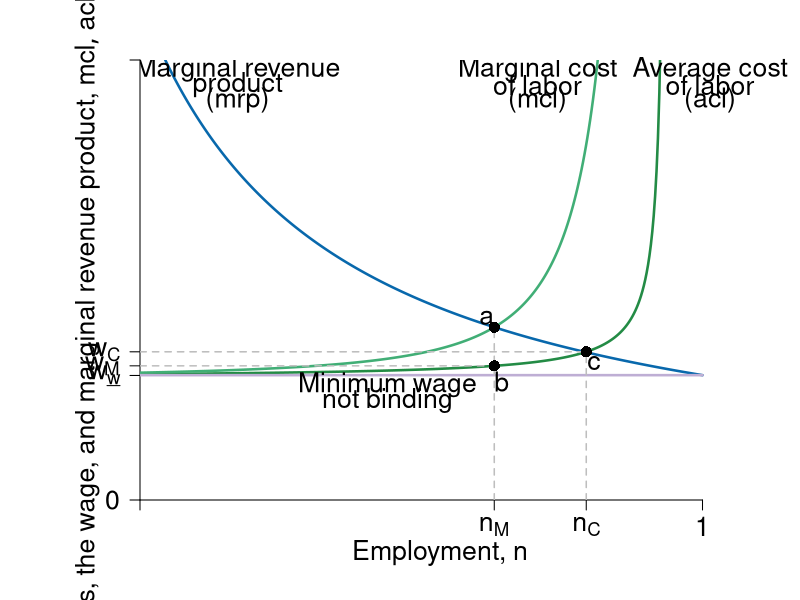
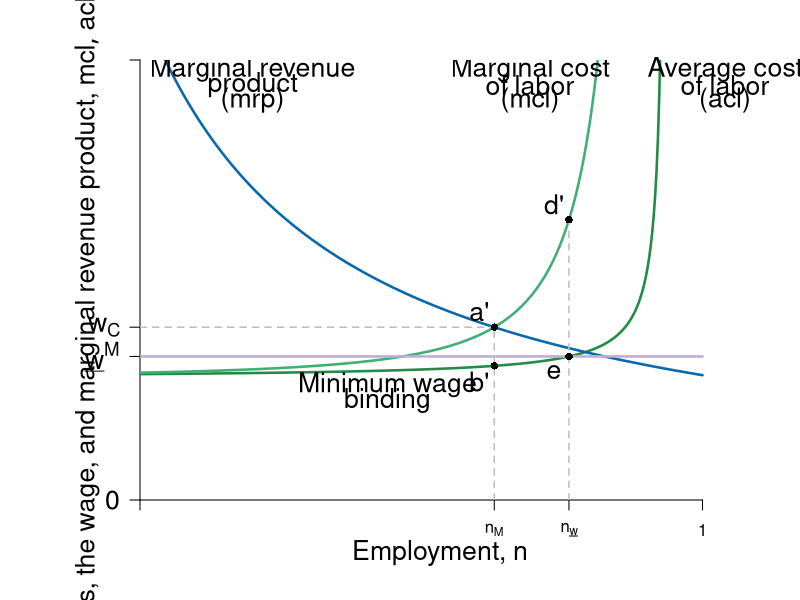
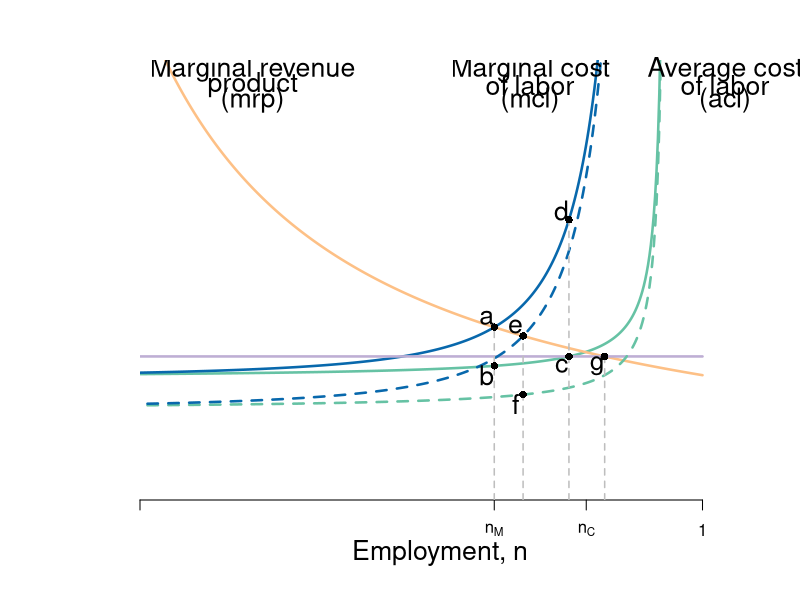

The R script that drew these images, in order:
require(shape, rootSolve)

#define functions
Delta <- function(n,v=0.05){
  1-v*n / (1-n)
}

ACL <- function(n, a = 1, tau = 0.5, v = 0.05, b = 2, s = 0) {
  a / ( tau * Delta(n,v) ) + b - s
}


MCL <- function(n,a=1,tau = 0.5 , v = 0.05, b = 2, s= 0) {
  d_Delta <- function(n,v= 0.05){
    -v/(1-n)^2
  }
  d_ACL <- function(n,a=1,tau = 0.5 , v = 0.05, b = 2, s= 0){
    - a*d_Delta(n,v) / (tau * Delta(n,v)^2)
  }
  ACL(n,a,tau,v,b,s) + n * d_ACL(n, a,tau, v, b, s)
}

MRP<-function(n){
  4/n
}
# solve the level of employment in different setting.
employment <- function(a=1,tau = 0.5 , v = 0.05, b = 2, s = 0, min = FALSE){
  ## return the employment level
  ## The four cases: 
  ## No EITC, no min wage:  employment()
  ## No EITC, min = 4.6: employment(min =  4.6)
  ## EITC, no min wage: employment(s=1)
  ## EITC, min = 4.6: employment(min = 4.6, s = 1)
  nmax <- 1/(1+v)-0.001
  if (min == FALSE){
    n <- uniroot(MRP_eq_MCL(n,a,tau,v,b,s),c(0.0001,nmax))$root
  } else{
    n1 <- uniroot(MRP_eq_min(n, min),c(0.0001,nmax))$root
    n2 <- uniroot(ACL_eq_min(n, a, tau, v, b, s, min),c(0.0001,nmax))$root
    n <- min(n1,n2)
  }
  return(n)
}

MRP_eq_MCL <- function(n,a=1,tau = 0.5 , v = 0.05, b = 2, s = 0){
  equation <- function(n){
    MRP(n) - MCL(n,a,tau,v, b, s)
  }
}
ACL_eq_min <- function(n, a = 1, tau = 0.5, v = 0.05, b = 2, s = 0, min = 4.6){
  equation<-function(n){
    ACL(n,a,tau,v,b,s)-min
  }
}
MRP_eq_min <- function(n,min=4.6){
  equation <- function(n){
    MRP(n) - min
  }
}
Min <- function(n, min = 4.6){
  min*n/n
}

#Set parameters for graphics
axislabelsize <- 1.6
graphlinewidth <- 2.5
segmentlinewidth <- 1.5

COL <- c("#7fc97f", "#beaed4", "#fdc086", "#ffff99", "#386cb0", "#f0027f", "#bf5b17", "#666666")
COLA <- c("#e0f3db", "#99d8c9","#66c2a4","#41ae76", "#238b45", "#005824")
COLB <- c("#4eb3d3", "#2b8cbe", "#0868ac","#084081")

ylims <- c(0, 14.1)
xlims <- c(0.25, 1.05)
npts <- 501
x <- seq(xlims[1], xlims[2], length.out = npts)
y <- seq(ylims[1], ylims[2], length.out = npts) 

# ----
# first plot: competitive vs monopsony
pdf(file = "employment/monopsony_minwage1.pdf", width = 12, height = 10)
par(mar =  c(5, 7, 3, 3))

#Notice the plot starts at x = 0.2 not 0
plot(xlims[1], 0, xlim = xlims, ylim = ylims, type = "n",
     xlab = expression(paste("")),
     ylab = expression(paste("")), 
     xaxt = "n", 
     yaxt = "n", 
     cex.lab = axislabelsize, 
     bty = "n", 
     xaxs="i", 
     yaxs="i"
)

# ticksx <- seq(from = 0, to = xlims[2], by = 0.2)
# xlabels <- seq(from = 0, to = xlims[2], by = 0.2)
# ticksy <- seq(from = 0, to = ylims[2], by = 2)
# ylabels <- seq(from = 0, to = ylims[2], by = 2)

ticksx <- c(xlims[1], employment(), 0.845, 1)
xlabels <- c(NA, expression(paste(n[M])), expression(paste(n[C])), 1)
ticksy <- c(ylims[1], ACL(0.85) - 0.8, ACL(employment()), ACL(0.845), ylims[2])
ylabels <- c(0, expression(paste(w[underline("w")])), expression(paste(w[M])), expression(paste(w[C])), NA)

axis(1, at = ticksx, pos = 0, labels = xlabels, cex.axis = axislabelsize)
axis(2, at = ticksy, pos = xlims[1], labels = ylabels, las = 1, cex.axis = axislabelsize)

npts <- 500 
xx1 <- seq(0.01, 0.95, length.out = npts)
xx2 <- seq(0, 1, length.out = 600)

#Draw the graphs
lines(xx1, ACL(xx1), col = COLA[5], lwd  = graphlinewidth)
lines(xx1, MCL(xx1), col = COLA[4], lwd = graphlinewidth)
lines(xx2, MRP(xx2), col = COLB[3], lwd = graphlinewidth)
lines(xx2, Min(xx2, 4), col = COL[2],lwd = graphlinewidth)
#lines(xx1, Min(xx1), col = COL[6], lwd = graphlinewidth)
# with s=1
## lines(xx1, ACL(xx1, s = 1), col = COLA[3], lwd = graphlinewidth, lty= 3)
## lines(xx1, MCL(xx1, s = 1), col = COLB[1], lwd = graphlinewidth,lty = 3)

#Axis labels
mtext(expression(paste("Employment, ", n)), side = 1, line = 2.5, cex = axislabelsize)
text(0.18, 0.5*ylims[2], expression(paste("Costs, the wage, and marginal revenue product, ", list(mcl, acl, w, mrp) )), xpd = TRUE, cex = axislabelsize, srt = 90) 


#add segments
segments(0, ACL(employment()), employment(), ACL(employment()), lty = 2, col = "gray", lwd = segmentlinewidth)
segments(employment(), 0, employment(), MRP(employment()), lty = 2, col = "gray", lwd = segmentlinewidth)

segments(0, ACL(0.845), 0.845, ACL(0.845), lty = 2, col = "gray", lwd = segmentlinewidth)
segments(0.845, 0, 0.845, ACL(0.845), lty = 2, col = "gray", lwd = segmentlinewidth)

## add points

points(employment(), ACL(employment()), pch = 16, col = "black", cex = 1.5)
points(employment(), MRP(employment()), pch = 16, col = "black", cex = 1.5)
points(0.845, ACL(0.845), pch = 16, col = "black", cex = 1.5)

# label points
text(employment() + 0.01, ACL(employment()) - 0.5 , "b", cex = axislabelsize)
text(employment() - 0.01, MCL(employment()) + 0.3 , "a", cex = axislabelsize)
text(0.845 + 0.01, ACL(0.85) - 0.4, "c", cex = axislabelsize)


# add labels to graphs
#text(1.03, 14.3, "Monopsony", cex = axislabelsize, xpd = TRUE)
text(1.01, 13.8, "Average cost", cex = axislabelsize, xpd = TRUE)
text(1.01, 13.3, "of labor", cex = axislabelsize, xpd = TRUE)
text(1.01, 12.8, "(acl)", cex = axislabelsize, xpd = TRUE)

#text(0.77, 14.3, "Monopsony", cex = axislabelsize, xpd = TRUE)
text(0.78, 13.8, "Marginal cost", cex = axislabelsize)
text(0.78, 13.3, "of labor", cex = axislabelsize)
text(0.78, 12.8, "(mcl)", cex = axislabelsize)

text(0.38, 13.8, "Marginal revenue", cex = axislabelsize)
text(0.38, 13.3, "product", cex = axislabelsize)
text(0.38, 12.8, "(mrp)", cex = axislabelsize)

text(0.58, ACL(0.85) - 1.1, "Minimum wage", cex = axislabelsize)
text(0.58, ACL(0.85) - 1.6, "not binding", cex = axislabelsize)

# text(0.85, 3.7, "Competitive", cex = axislabelsize)
# text(0.85, 3.2, "Marginal cost", cex = axislabelsize)
# text(0.85, 2.7, "of labor", cex = axislabelsize)
# text(0.85, 2.2, expression(paste( (mcl[C]) )), cex = axislabelsize)



dev.off()
# ----
# second plot:  monopsony and minwage
pdf(file = "employment/monopsony_minwage2.pdf", width = 12, height = 10)
par(mar =  c(5, 7, 3, 3))

plot(xlims[1], 0, xlim = xlims, ylim = ylims, type = "n",
     xlab = expression(paste("")),
     ylab = expression(paste("")), 
     xaxt = "n", 
     yaxt = "n", 
     cex.lab = axislabelsize, 
     bty = "n", 
     xaxs="i", 
     yaxs="i"
)

ticksx2 <- c(xlims[1], employment(), employment(min = 4.6), 1)
xlabels2 <- c(NA, expression(paste(n[M])), expression(paste(n[underline("w")])), 1)
ticksy2 <- c(ylims[1], ACL(employment(min = 4.6)), MCL(employment()), ylims[2])
ylabels2 <- c(0, expression(paste(underline("w")^"M")), expression(paste(w[C])), NA)

#Axis Lines
axis(1, at = ticksx2, pos = 0, labels = xlabels2)
#axis(2, at = ticksy, pos = 0, labels = ylabels, las = 1)
axis(2, at = ticksy2, pos = xlims[1], labels = ylabels2, las = 1, cex.axis = axislabelsize)


#Draw the graphs
lines(xx1, ACL(xx1), col = COLA[5], lwd  = graphlinewidth)
lines(xx1, MCL(xx1), col = COLA[4], lwd = graphlinewidth)
lines(xx2, MRP(xx2), col = COLB[3], lwd = graphlinewidth)
lines(xx2,Min(xx2), col = COL[2],lwd = graphlinewidth)

#Axis labels
mtext(expression(paste("Employment, ", n)), side = 1, line = 2.5, cex = axislabelsize)
# text(-0.1, 0.5*ylims[2], expression(paste("Marginal revenue and marginal cost, ", list(mrp, mcl) )), xpd = TRUE, cex = axislabelsize, srt = 90) 
text(0.18, 0.5*ylims[2], expression(paste("Costs, the wage, and marginal revenue product, ", list(mcl, acl, w, mrp) )), xpd = TRUE, cex = axislabelsize, srt = 90) 


#add segments
segments(employment(), 0, employment(), MRP(employment()), lty = 2, col = "gray", lwd = segmentlinewidth)
segments(employment(min = 4.6), 0, employment(min =  4.6), MCL(employment(min = 4.6)), lty = 2, col = "gray", lwd = segmentlinewidth)
segments(0, MCL(employment()), employment(), MCL(employment()), lty = 2, col = "gray", lwd = segmentlinewidth)
## add points

points(employment(), ACL(employment()), pch = 16, col = "black", cex = 1)
points(employment(), MRP(employment()), pch = 16, col = "black", cex = 1)
points(employment(min=4.6), MCL(employment(min=4.6)), pch = 16, col = "black", cex = 1)
points(employment(min=4.6), Min(employment(min=4.6)), pch = 16, col = "black", cex = 1)

# add labels
text(1.03, 13.8, "Average cost", cex = axislabelsize, xpd = TRUE)
text(1.03, 13.3, "of labor", cex = axislabelsize, xpd = TRUE)
text(1.03, 12.8, "(acl)", cex = axislabelsize, xpd = TRUE)

text(0.77, 13.8, "Marginal cost", cex = axislabelsize)
text(0.77, 13.3, "of labor", cex = axislabelsize)
text(0.77, 12.8, "(mcl)", cex = axislabelsize)

text(0.4, 13.8, "Marginal revenue", cex = axislabelsize)
text(0.4, 13.3, "product", cex = axislabelsize)
text(0.4, 12.8, "(mrp)", cex = axislabelsize)

text(employment()-0.02,ACL(employment())-0.5 , "b'", cex = axislabelsize)
text(employment()-0.02,MCL(employment())+0.5 , "a'", cex = axislabelsize)
text(employment(min = 4.6)-0.02,ACL(employment(min = 4.6))-0.5 , "e", cex = axislabelsize)
text(employment(min = 4.6)-0.02,MCL(employment(min =  4.6))+0.5 , "d'", cex = axislabelsize)

text(0.58, ACL(0.85) - 1.1, "Minimum wage", cex = axislabelsize)
text(0.58, ACL(0.85) - 1.6, "binding", cex = axislabelsize)

dev.off()
# ----
# third plot:  monopsony, minwage and EITC
pdf(file = "employment/monopsony_minwage3.pdf", width = 15, height = 12)
par(mar =  c(5, 7, 3, 3))

plot(0, 0, xlim = xlims, ylim = ylims, type = "n",
     xlab = expression(paste("")),
     ylab = expression(paste("")), 
     xaxt = "n", 
     yaxt = "n", 
     cex.lab = axislabelsize, 
     bty = "n", 
     xaxs="i", 
     yaxs="i"
)


axis(1, at = ticksx, pos = 0, labels = xlabels)
axis(2, at = ticksy, pos = 0, labels = ylabels, las = 1)

#Draw the graphs
lines(xx1, ACL(xx1), col = COLA[3], lwd  = graphlinewidth)
lines(xx1, MCL(xx1), col = COLB[3], lwd = graphlinewidth)
lines(xx2, MRP(xx2), col = COL[3], lwd = graphlinewidth)
lines(xx2,Min(xx2), col = COL[2],lwd = graphlinewidth)
# with s=1
lines(xx1, ACL(xx1, s = 1), col = COLA[3], lwd = graphlinewidth, lty= 2)
lines(xx1, MCL(xx1, s = 1), col = COLB[3], lwd = graphlinewidth,lty = 2)

#Axis labels
mtext(expression(paste("Employment, ", n)), side = 1, line = 2.5, cex = axislabelsize)
text(-0.1, 0.5*ylims[2], expression(paste("Marginal cost, average cost, and marginal revenue product, ", list(mcl, acl, mrp) )), xpd = TRUE, cex = axislabelsize, srt = 90) 


#add segments
segments(employment(), 0, employment(), MRP(employment()), lty = 2, col = "gray", lwd = segmentlinewidth)
segments(employment(min = 4.6), 0, employment(min =  4.6), MCL(employment(min = 4.6)), lty = 2, col = "gray", lwd = segmentlinewidth)
segments(employment(min = 4.6, s=1), 0, employment(min =  4.6, s=1), MRP(employment(min = 4.6, s= 1)), lty = 2, col = "gray", lwd = segmentlinewidth)
segments(employment(s=1), 0, employment(s=1), MRP(employment(s= 1)), lty = 2, col = "gray", lwd = segmentlinewidth)
## add points

points(employment(), ACL(employment()), pch = 16, col = "black", cex = 1)
points(employment(), MRP(employment()), pch = 16, col = "black", cex = 1)
points(employment(min=4.6), MCL(employment(min=4.6)), pch = 16, col = "black", cex = 1)
points(employment(min=4.6), Min(employment(min=4.6)), pch = 16, col = "black", cex = 1)
#with s=1
points(employment(s=1), ACL(s=1,employment(s=1)), pch = 16, col = "black", cex = 1)
points(employment(s=1), MRP(employment(s=1)), pch = 16, col = "black", cex = 1)
points(employment(min=4.6,s=1), MCL(s=1,employment(min=4.6,s=1)), pch = 16, col = "black", cex = 1)
points(employment(min=4.6,s=1), Min(employment(min=4.6,s=1)), pch = 16, col = "black", cex = 1)

# add labels
text(1.03, 13.8, "Average cost", cex = axislabelsize, xpd = TRUE)
text(1.03, 13.3, "of labor", cex = axislabelsize, xpd = TRUE)
text(1.03, 12.8, "(acl)", cex = axislabelsize, xpd = TRUE)

text(0.77, 13.8, "Marginal cost", cex = axislabelsize)
text(0.77, 13.3, "of labor", cex = axislabelsize)
text(0.77, 12.8, "(mcl)", cex = axislabelsize)

text(0.4, 13.8, "Marginal revenue", cex = axislabelsize)
text(0.4, 13.3, "product", cex = axislabelsize)
text(0.4, 12.8, "(mrp)", cex = axislabelsize)

text(employment()-0.01,ACL(employment())-0.3 , "b", cex = axislabelsize)
text(employment()-0.01,MCL(employment())+0.3 , "a", cex = axislabelsize)
text(employment(min = 4.6)-0.01,ACL(employment(min = 4.6))-0.3 , "c", cex = axislabelsize)
text(employment(min = 4.6)-0.01,MCL(employment(min =  4.6))+0.3 , "d", cex = axislabelsize)
text(employment(s=1)-0.01,ACL(s=1,employment(s=1))-0.3 , "f", cex = axislabelsize)
text(employment(s=1)-0.01,MCL(employment(s=1),s=1)+0.3 , "e", cex = axislabelsize)
text(employment(s=1, min = 4.6)-0.01,4.6-0.3 , "g", cex = axislabelsize)
dev.off()
